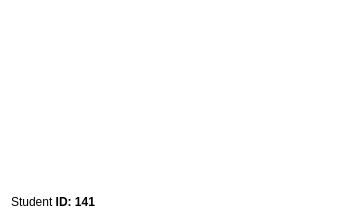
<?xml version="1.0" encoding="UTF-8"?>
<ui version="4.0">
 <class>About</class>
 <widget class="QDialog" name="About">
  <property name="geometry">
   <rect>
    <x>0</x>
    <y>0</y>
    <width>341</width>
    <height>222</height>
   </rect>
  </property>
  <property name="windowTitle">
   <string>Dialog</string>
  </property>
  <property name="styleSheet">
   <string notr="true">background-color: rgb(255, 255, 255);</string>
  </property>
  <layout class="QFormLayout" name="formLayout">
   <item row="3" column="0">
    <widget class="QLabel" name="label">
     <property name="text">
      <string>&lt;html&gt;&lt;head/&gt;&lt;body&gt;&lt;p&gt;Student &lt;span style=&quot; font-weight:600;&quot;&gt;ID: 141&lt;/span&gt;&lt;/p&gt;&lt;/body&gt;&lt;/html&gt;</string>
     </property>
    </widget>
   </item>
   <item row="3" column="1">
    <spacer name="horizontalSpacer">
     <property name="orientation">
      <enum>Qt::Horizontal</enum>
     </property>
     <property name="sizeHint" stdset="0">
      <size>
       <width>231</width>
       <height>17</height>
      </size>
     </property>
    </spacer>
   </item>
   <item row="2" column="1">
    <spacer name="verticalSpacer">
     <property name="orientation">
      <enum>Qt::Vertical</enum>
     </property>
     <property name="sizeHint" stdset="0">
      <size>
       <width>78</width>
       <height>319</height>
      </size>
     </property>
    </spacer>
   </item>
  </layout>
 </widget>
 <resources/>
 <connections/>
</ui>
